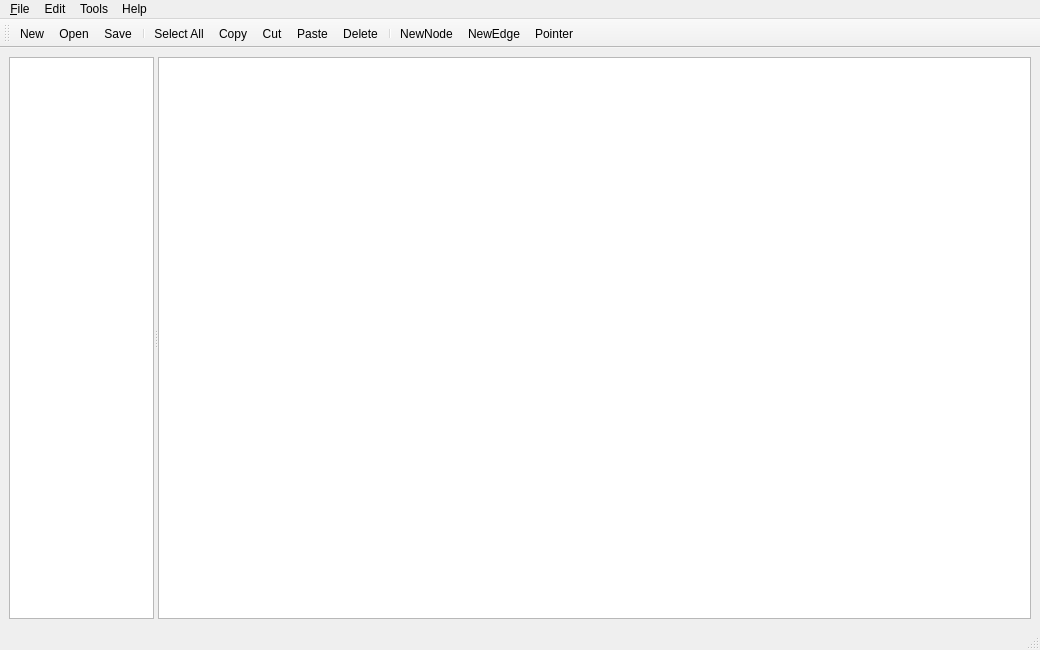
<?xml version="1.0" encoding="UTF-8"?>
<ui version="4.0">
 <class>MainWindow</class>
 <widget class="QMainWindow" name="MainWindow">
  <property name="geometry">
   <rect>
    <x>0</x>
    <y>0</y>
    <width>1040</width>
    <height>650</height>
   </rect>
  </property>
  <property name="windowTitle">
   <string>MainWindow</string>
  </property>
  <widget class="QWidget" name="centralwidget">
   <layout class="QHBoxLayout" name="horizontalLayout">
    <item>
     <widget class="QSplitter" name="splitter">
      <property name="sizePolicy">
       <sizepolicy hsizetype="Expanding" vsizetype="Preferred">
        <horstretch>1</horstretch>
        <verstretch>0</verstretch>
       </sizepolicy>
      </property>
      <property name="orientation">
       <enum>Qt::Orientation::Horizontal</enum>
      </property>
      <widget class="QListView" name="listView">
       <property name="sizePolicy">
        <sizepolicy hsizetype="Expanding" vsizetype="Expanding">
         <horstretch>1</horstretch>
         <verstretch>0</verstretch>
        </sizepolicy>
       </property>
       <property name="minimumSize">
        <size>
         <width>80</width>
         <height>0</height>
        </size>
       </property>
       <property name="baseSize">
        <size>
         <width>100</width>
         <height>0</height>
        </size>
       </property>
       <property name="alternatingRowColors">
        <bool>true</bool>
       </property>
       <property name="selectionMode">
        <enum>QAbstractItemView::SelectionMode::SingleSelection</enum>
       </property>
       <property name="isWrapping" stdset="0">
        <bool>true</bool>
       </property>
      </widget>
      <widget class="QGraphicsView" name="graphicsView">
       <property name="sizePolicy">
        <sizepolicy hsizetype="Expanding" vsizetype="Expanding">
         <horstretch>6</horstretch>
         <verstretch>0</verstretch>
        </sizepolicy>
       </property>
       <property name="minimumSize">
        <size>
         <width>400</width>
         <height>0</height>
        </size>
       </property>
      </widget>
     </widget>
    </item>
   </layout>
  </widget>
  <widget class="QMenuBar" name="menubar">
   <property name="geometry">
    <rect>
     <x>0</x>
     <y>0</y>
     <width>1040</width>
     <height>26</height>
    </rect>
   </property>
   <widget class="QMenu" name="menuFile">
    <property name="title">
     <string>&amp;File</string>
    </property>
    <addaction name="action_New"/>
    <addaction name="action_Open"/>
    <addaction name="actionSave"/>
    <addaction name="actionSave_As"/>
    <addaction name="actionClose"/>
    <addaction name="separator"/>
    <addaction name="actionPrint"/>
    <addaction name="actionExport"/>
   </widget>
   <widget class="QMenu" name="menuEdit">
    <property name="title">
     <string>Edit</string>
    </property>
    <addaction name="actionCopy"/>
    <addaction name="actionCut"/>
    <addaction name="actionPaste"/>
    <addaction name="separator"/>
    <addaction name="action_Delete"/>
    <addaction name="actionSelect_All"/>
    <addaction name="actionSelect_None"/>
    <addaction name="actionZoomIn"/>
    <addaction name="actionZoomOut"/>
    <addaction name="separator"/>
    <addaction name="actionNewNode"/>
    <addaction name="actionNewEdge"/>
   </widget>
   <widget class="QMenu" name="menuTools">
    <property name="title">
     <string>Tools</string>
    </property>
   </widget>
   <widget class="QMenu" name="menuHelp">
    <property name="title">
     <string>Help</string>
    </property>
    <addaction name="action_About"/>
    <addaction name="action_Credits"/>
   </widget>
   <addaction name="menuFile"/>
   <addaction name="menuEdit"/>
   <addaction name="menuTools"/>
   <addaction name="menuHelp"/>
  </widget>
  <widget class="QStatusBar" name="statusbar"/>
  <widget class="QToolBar" name="sys_toolBar">
   <property name="windowTitle">
    <string>toolBar</string>
   </property>
   <attribute name="toolBarArea">
    <enum>TopToolBarArea</enum>
   </attribute>
   <attribute name="toolBarBreak">
    <bool>false</bool>
   </attribute>
   <addaction name="action_New"/>
   <addaction name="action_Open"/>
   <addaction name="actionSave"/>
   <addaction name="separator"/>
   <addaction name="actionSelect_All"/>
   <addaction name="actionCopy"/>
   <addaction name="actionCut"/>
   <addaction name="actionPaste"/>
   <addaction name="action_Delete"/>
   <addaction name="separator"/>
   <addaction name="actionNewNode"/>
   <addaction name="actionNewEdge"/>
   <addaction name="actionPointer"/>
  </widget>
  <action name="action_New">
   <property name="icon">
    <iconset theme="QIcon::ThemeIcon::DocumentNew"/>
   </property>
   <property name="text">
    <string>&amp;New</string>
   </property>
   <property name="shortcut">
    <string>Ctrl+N</string>
   </property>
  </action>
  <action name="action_About">
   <property name="text">
    <string>&amp;About</string>
   </property>
  </action>
  <action name="action_Credits">
   <property name="text">
    <string>&amp;Credits</string>
   </property>
   <property name="menuRole">
    <enum>QAction::MenuRole::TextHeuristicRole</enum>
   </property>
  </action>
  <action name="actionSave">
   <property name="icon">
    <iconset theme="QIcon::ThemeIcon::DocumentSave"/>
   </property>
   <property name="text">
    <string>Save</string>
   </property>
   <property name="shortcut">
    <string>Ctrl+S</string>
   </property>
  </action>
  <action name="actionSave_As">
   <property name="text">
    <string>Save As</string>
   </property>
  </action>
  <action name="actionClose">
   <property name="text">
    <string>Close</string>
   </property>
  </action>
  <action name="actionPrint">
   <property name="text">
    <string>Print</string>
   </property>
   <property name="shortcut">
    <string>Ctrl+P</string>
   </property>
  </action>
  <action name="actionExport">
   <property name="text">
    <string>Export</string>
   </property>
  </action>
  <action name="actionCopy">
   <property name="icon">
    <iconset theme="QIcon::ThemeIcon::EditCopy"/>
   </property>
   <property name="text">
    <string>Copy</string>
   </property>
   <property name="shortcut">
    <string>Ctrl+C</string>
   </property>
  </action>
  <action name="actionCut">
   <property name="icon">
    <iconset theme="QIcon::ThemeIcon::EditCut"/>
   </property>
   <property name="text">
    <string>Cut</string>
   </property>
   <property name="shortcut">
    <string>Ctrl+X</string>
   </property>
  </action>
  <action name="actionPaste">
   <property name="icon">
    <iconset theme="QIcon::ThemeIcon::EditPaste"/>
   </property>
   <property name="text">
    <string>Paste</string>
   </property>
   <property name="shortcut">
    <string>Ctrl+V</string>
   </property>
  </action>
  <action name="action_Open">
   <property name="icon">
    <iconset theme="QIcon::ThemeIcon::DocumentOpen"/>
   </property>
   <property name="text">
    <string>&amp;Open</string>
   </property>
   <property name="shortcut">
    <string>Ctrl+O</string>
   </property>
  </action>
  <action name="action_Delete">
   <property name="icon">
    <iconset theme="QIcon::ThemeIcon::EditDelete"/>
   </property>
   <property name="text">
    <string>&amp;Delete</string>
   </property>
   <property name="shortcut">
    <string>Del</string>
   </property>
  </action>
  <action name="actionSelect_All">
   <property name="icon">
    <iconset theme="QIcon::ThemeIcon::EditSelectAll"/>
   </property>
   <property name="text">
    <string>Select All</string>
   </property>
   <property name="shortcut">
    <string>Ctrl+A</string>
   </property>
  </action>
  <action name="actionSelect_None">
   <property name="text">
    <string>Select None</string>
   </property>
   <property name="shortcut">
    <string>Ctrl+Shift+A</string>
   </property>
  </action>
  <action name="actionNewNode">
   <property name="icon">
    <iconset theme="QIcon::ThemeIcon::MediaRecord"/>
   </property>
   <property name="text">
    <string>NewNode</string>
   </property>
   <property name="toolTip">
    <string>Add a node</string>
   </property>
   <property name="shortcut">
    <string>N</string>
   </property>
   <property name="menuRole">
    <enum>QAction::MenuRole::NoRole</enum>
   </property>
  </action>
  <action name="actionZoomIn">
   <property name="text">
    <string>ZoomIn</string>
   </property>
  </action>
  <action name="actionZoomOut">
   <property name="text">
    <string>ZoomOut</string>
   </property>
  </action>
  <action name="actionNewEdge">
   <property name="icon">
    <iconset theme="QIcon::ThemeIcon::MediaPlaylistShuffle"/>
   </property>
   <property name="text">
    <string>NewEdge</string>
   </property>
   <property name="toolTip">
    <string>Add an Edge</string>
   </property>
   <property name="shortcut">
    <string>E</string>
   </property>
  </action>
  <action name="actionPointer">
   <property name="checkable">
    <bool>true</bool>
   </property>
   <property name="icon">
    <iconset>
     <normalon>icons/cursor.png</normalon>
    </iconset>
   </property>
   <property name="text">
    <string>Pointer</string>
   </property>
   <property name="toolTip">
    <string>Select</string>
   </property>
   <property name="shortcut">
    <string>Esc</string>
   </property>
   <property name="menuRole">
    <enum>QAction::MenuRole::NoRole</enum>
   </property>
  </action>
 </widget>
 <resources/>
 <connections/>
</ui>
